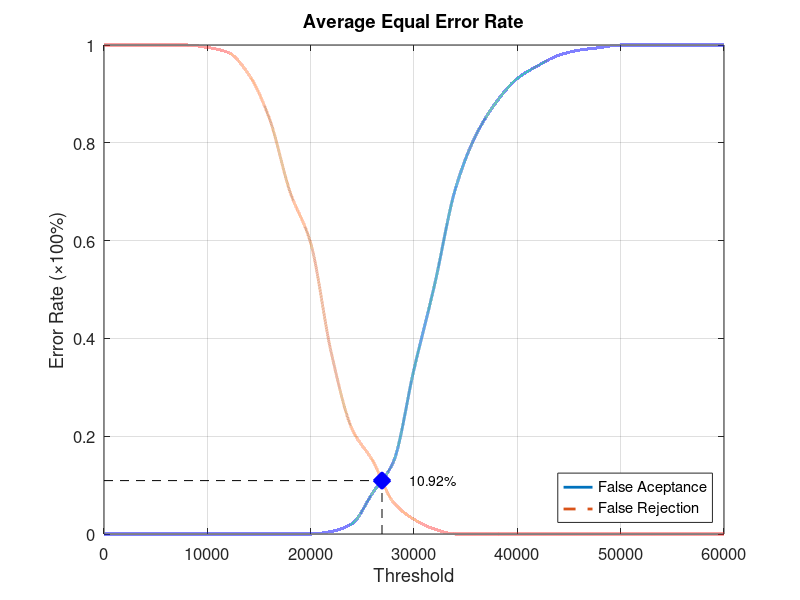
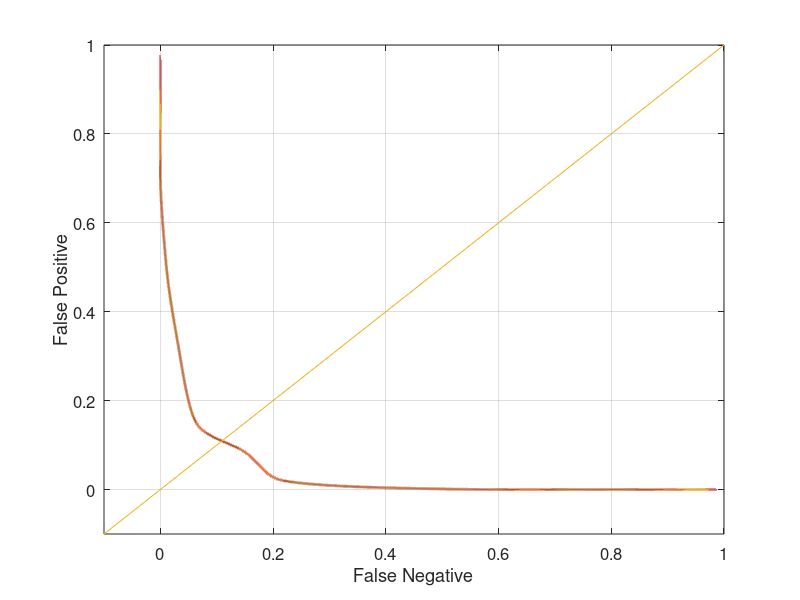

These figures' MATLAB source, in order:
function yEER = Database2_3
close all;
clear;
clc;
x = 0:2000:60000;
xq = 0:0.5:60000;

y0 = [0 0 0 0 0 0 0 0 0 0 0 0.00526316 0.0210526 0.0842105 0.147368 0.336842 0.510526 0.705263 0.815789 0.884211 0.931579 0.957895 0.978947 0.989474 0.994737 1 1 1 1 1 1];
yy0 = interp1(x, y0, xq, 'pchip');
y1 = [1 1 1 1 1 0.995 0.985 0.94 0.85 0.7 0.595 0.37 0.215 0.15 0.065 0.03 0.01 0 0 0 0 0 0 0 0 0 0 0 0 0 0];
yy1 = interp1(x, y1, xq, 'pchip');

% Calculating EER: 
y2 = abs(y0 - y1);
find(y2 == min(y2))
yy2 = abs(yy0 - yy1);
xEER = find(yy2 == min(yy2));
xEERIndex = xq(xEER) % X-axis EER
yEER = yy0(xEER) % Y-axis EER

main = figure
plot(xq, yy0,'-','LineWidth', 2);	hold on
plot(xq, yy1,'--','LineWidth', 2);	hold on
plot([xEERIndex xEERIndex], [0 yEER], 'k--');	hold on
plot([0 xEERIndex], [yEER yEER], 'k--');	hold on
plot(xEERIndex, yEER, 'bx', 'LineWidth', 10);	hold on
text(xEERIndex + 10 * xEERIndex / 100, yEER, [num2str(round((10000 * yEER)) / 100) '%'])
legend('False Aceptance', 'False Rejection', 'Location', 'SouthEast')
xlabel('Threshold')
ylabel('Error Rate (\times100%)')
title('Average Equal Error Rate')
set(gca, 'FontSize', 12)
axis([0 60000 0 1])
grid on

print(main, 'Database2_3Main', '-dpng');
FNRxFPR = figure('Color', [1 1 1]);
plot(yy1, yy0, '-', yy1, yy0, 'LineWidth', 2);
hold on
y = -0.1:0.1:1
plot(y, y); 
set(gca, 'FontSize', 12)
xlabel('False Negative')
ylabel('False Positive')
axis([-0.1 1 -0.1 1])
set(gca, 'FontSize', 12)
grid on

print(FNRxFPR, 'Database2_3FNRxFPR','-dpng');
end
